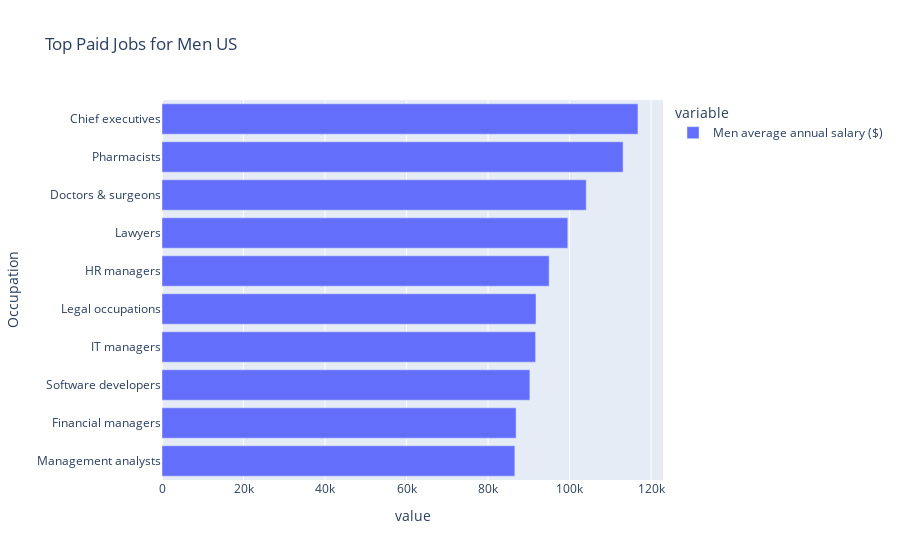

Write notebook code for a chart like this one.
### Code cell
top_jobs = highest_paid_men_jobs.head(10).sort_values(ascending=True)
fig = px.bar(top_jobs, title='Top Paid Jobs for Men US', orientation='h')
fig.show()

### Figure 1 — Plotly figure (JSON) as saved in the notebook; plotly's stock layout.template omitted (floating-point values rounded to 4 significant figures)
{"data": [{"alignmentgroup": "True", "hovertemplate": "variable=Men average annual salary ($)<br>value=%{x}<br>Occupation=%{y}<extra></extra>", "legendgroup": "Men average annual salary ($)", "marker": {"color": "#636efa", "pattern": {"shape": ""}}, "name": "Men average annual salary ($)", "offsetgroup": "Men average annual salary ($)", "orientation": "h", "showlegend": true, "textposition": "auto", "type": "bar", "x": [86580, 86892, 90272, 91676, 91780, 95004, 99580, 104104, 113152, 116792], "xaxis": "x", "y": ["Management analysts", "Financial managers", "Software developers", "IT managers", "Legal occupations", "HR managers", "Lawyers", "Doctors & surgeons", "Pharmacists", "Chief executives"], "yaxis": "y"}], "layout": {"barmode": "relative", "legend": {"title": {"text": "variable"}, "tracegroupgap": 0}, "title": {"text": "Top Paid Jobs for Men US"}, "xaxis": {"anchor": "y", "domain": [0, 1], "title": {"text": "value"}}, "yaxis": {"anchor": "x", "domain": [0, 1], "title": {"text": "Occupation"}}}}
